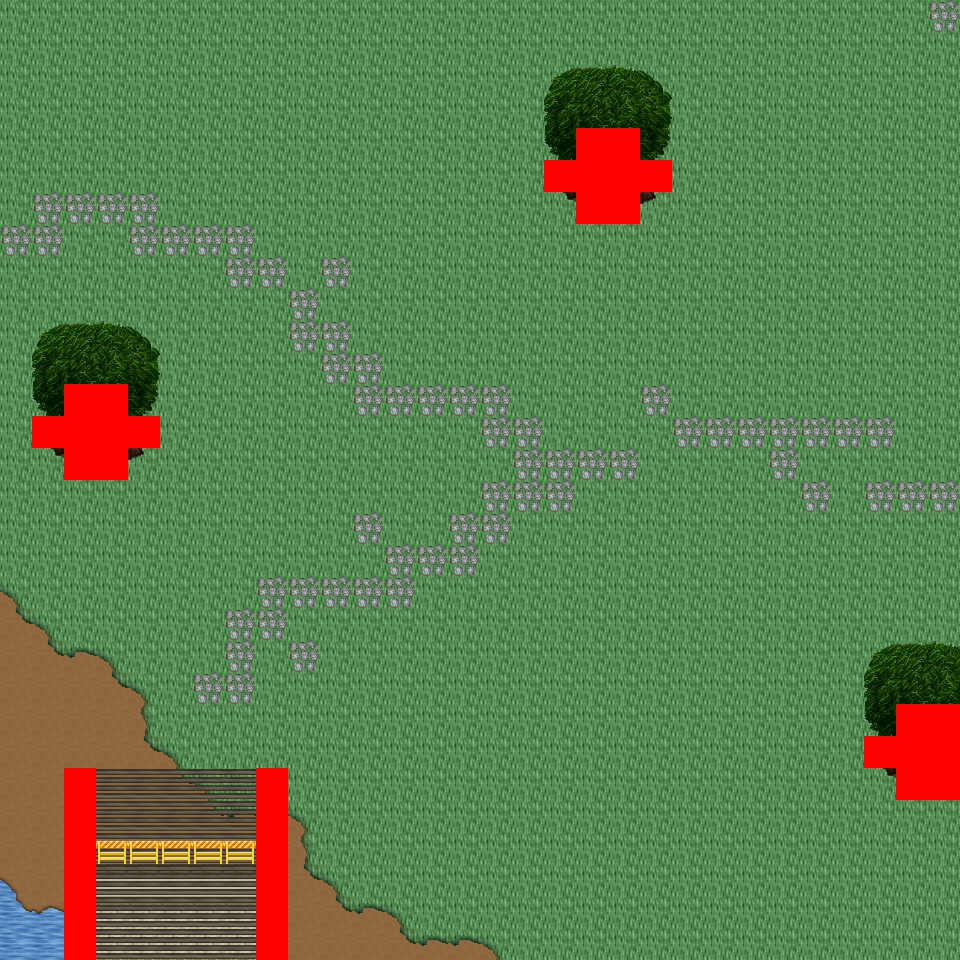

Below is a game level as drawn by its tile map, then a one-line description and the .tmx that defines it (tile-layer data replaced by summaries):
An orthogonal 30x30 tile map with 32x32 px tiles, 6 tile layers (Ground, Object, Object2, Above, ...), 21 tilesets and 6 objects (6x mapExit).

<map version="1.0" orientation="orthogonal" renderorder="right-down" width="30" height="30" tilewidth="32" tileheight="32" nextobjectid="7">
  <tileset firstgid="1" name="tileset_logic_collision" tilewidth="32" tileheight="32" tilecount="1" columns="1">
    <image source="../drawable/tileset_logic_collision.png" width="32" height="32" />
  </tileset>
  <tileset firstgid="2" name="tileset_ground_ground" tilewidth="32" tileheight="32" tilecount="33" columns="3">
    <image source="../drawable/tileset_ground_ground.png" width="96" height="352" />
  </tileset>
  <tileset firstgid="35" name="tileset_building_castle" tilewidth="32" tileheight="32" tilecount="320" columns="20">
    <image source="../drawable/tileset_building_castle.png" width="640" height="512" />
  </tileset>
  <tileset firstgid="355" name="tileset_ground_water_pool" tilewidth="32" tileheight="32" tilecount="72" columns="3">
    <image source="../drawable/tileset_ground_water_pool.png" width="96" height="768" />
  </tileset>
  <tileset firstgid="427" name="tileset_ground_earth_edges" tilewidth="32" tileheight="32" tilecount="18" columns="6">
    <image source="../drawable/tileset_ground_earth_edges.png" width="192" height="96" />
  </tileset>
  <tileset firstgid="445" name="tileset_ground_grass_corners" tilewidth="32" tileheight="32" tilecount="24" columns="6">
    <image source="../drawable/tileset_ground_grass_corners.png" width="192" height="128" />
  </tileset>
  <tileset firstgid="469" name="tileset_ground_grass_edges" tilewidth="32" tileheight="32" tilecount="36" columns="12">
    <image source="../drawable/tileset_ground_grass_edges.png" width="384" height="96" />
  </tileset>
  <tileset firstgid="505" name="tileset_object_row_boat" tilewidth="32" tileheight="32" tilecount="30" columns="6">
    <image source="../drawable/tileset_object_row_boat.png" width="192" height="160" />
  </tileset>
  <tileset firstgid="535" name="tileset_item_ropes" tilewidth="32" tileheight="32" tilecount="4" columns="2">
    <image source="../drawable/tileset_item_ropes.png" width="64" height="64" />
  </tileset>
  <tileset firstgid="539" name="tileset_object_boardwalk" tilewidth="32" tileheight="32" tilecount="36" columns="6">
    <image source="../drawable/tileset_object_boardwalk.png" width="192" height="192" />
  </tileset>
  <tileset firstgid="575" name="tileset_object_ship" tilewidth="32" tileheight="32" tilecount="368" columns="16">
    <image source="../drawable/tileset_object_ship.png" width="512" height="736" />
  </tileset>
  <tileset firstgid="943" name="tileset_item_fishing_nets" tilewidth="32" tileheight="32" tilecount="6" columns="3">
    <image source="../drawable/tileset_item_fishing_nets.png" width="96" height="64" />
  </tileset>
  <tileset firstgid="949" name="tileset_item_fishrods" tilewidth="32" tileheight="32" tilecount="12" columns="4">
    <image source="../drawable/tileset_item_fishrods.png" width="128" height="96" />
  </tileset>
  <tileset firstgid="961" name="tileset_plant_stump_stump_vertical" tilewidth="32" tileheight="32" tilecount="1" columns="1">
    <image source="../drawable/tileset_plant_stump_stump_vertical.png" width="32" height="32" />
  </tileset>
  <tileset firstgid="962" name="tileset_item_pot_barrel" tilewidth="32" tileheight="32" tilecount="2" columns="1">
    <image source="../drawable/tileset_item_pot_barrel.png" width="32" height="64" />
  </tileset>
  <tileset firstgid="964" name="tileset_ground_cobbled_paving" tilewidth="32" tileheight="32" tilecount="1" columns="1">
    <image source="../drawable/tileset_ground_cobbled_paving.png" width="32" height="32" />
  </tileset>
  <tileset firstgid="965" name="tileset_ground_ladder_vertical_pale" tilewidth="32" tileheight="32" tilecount="5" columns="5">
    <image source="../drawable/tileset_ground_ladder_vertical_pale.png" width="160" height="32" />
  </tileset>
  <tileset firstgid="970" name="tileset_item_caution_sign" tilewidth="32" tileheight="32" tilecount="1" columns="1">
    <image source="../drawable/tileset_item_caution_sign.png" width="32" height="32" />
  </tileset>
  <tileset firstgid="971" name="tileset_ground_ridge_earth_dark" tilewidth="32" tileheight="32" tilecount="96" columns="12">
    <image source="../drawable/tileset_ground_ridge_earth_dark.png" width="384" height="256" />
  </tileset>
  <tileset firstgid="1067" name="tileset_ground_ridge_earth_pale" tilewidth="32" tileheight="32" tilecount="96" columns="12">
    <image source="../drawable/tileset_ground_ridge_earth_pale.png" width="384" height="256" />
  </tileset>
  <tileset firstgid="1163" name="tileset_plant_tree_tree_darkgreen" tilewidth="32" tileheight="32" tilecount="88" columns="8">
    <image source="../drawable/tileset_plant_tree_tree_darkgreen.png" width="256" height="352" />
  </tileset>
  <layer name="Ground" width="30" height="30">
    <data>[900 cells, 900 non-empty, 4 distinct tile ids]</data>
  </layer>
  <layer name="Object" width="30" height="30">
    <data>[900 cells, 143 non-empty, 32 distinct tile ids]</data>
  </layer>
  <layer name="Object2" width="30" height="30">
    <data>[900 cells, 42 non-empty, 4 distinct tile ids]</data>
  </layer>
  <layer name="Above" width="30" height="30">
    <data>[900 cells, 33 non-empty, 12 distinct tile ids]</data>
  </layer>
  <layer name="Above2" width="30" height="30">
    <data>[900 cells, 0 non-empty, 0 distinct tile ids]</data>
  </layer>
  <layer name="Walkable" width="30" height="30">
    <data>[900 cells, 35 non-empty, 1 distinct tile ids]</data>
  </layer>
  <objectgroup name="MapEvents">
    <object id="1" name="south" type="mapExit" x="0" y="928" width="64" height="32">
      <properties>
        <property name="map" value="level_0_x19_y77" />
        <property name="x" value="0" />
        <property name="y" value="1" />
      </properties>
    </object>
    <object id="2" name="south2" type="mapExit" x="96" y="928" width="160" height="32">
      <properties>
        <property name="map" value="level_0_x19_y77" />
        <property name="x" value="3" />
        <property name="y" value="1" />
      </properties>
    </object>
    <object id="3" name="south3" type="mapExit" x="288" y="928" width="672" height="32">
      <properties>
        <property name="map" value="level_0_x19_y77" />
        <property name="x" value="9" />
        <property name="y" value="1" />
      </properties>
    </object>
    <object id="4" name="west" type="mapExit" x="0" y="0" width="32" height="960">
      <properties>
        <property name="map" value="level_0_x18_y76" />
        <property name="x" value="28" />
        <property name="y" value="0" />
      </properties>
    </object>
    <object id="5" name="east" type="mapExit" x="928" y="0" width="32" height="704">
      <properties>
        <property name="map" value="level_0_x20_y76" />
        <property name="x" value="1" />
        <property name="y" value="0" />
      </properties>
    </object>
    <object id="6" name="east2" type="mapExit" x="928" y="800" width="32" height="160">
      <properties>
        <property name="map" value="level_0_x20_y76" />
        <property name="x" value="1" />
        <property name="y" value="25" />
      </properties>
    </object>
  </objectgroup>
</map>
